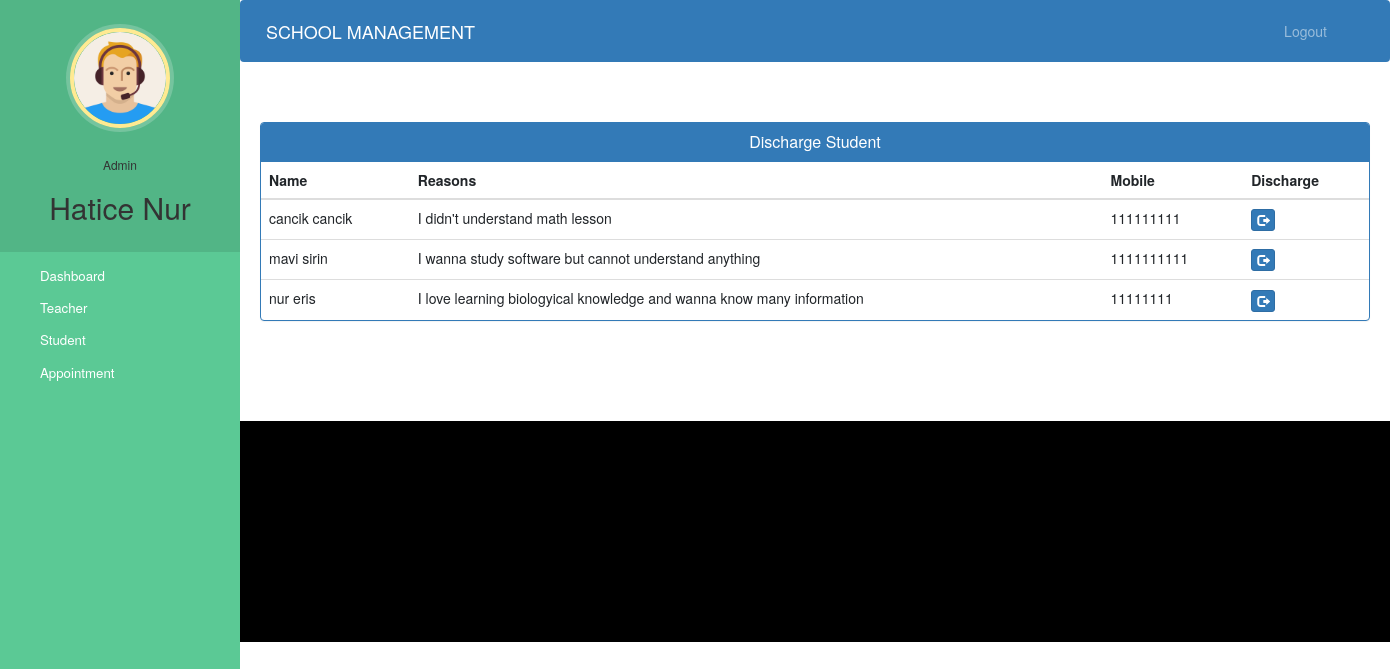
Screenshot of /admin-discharge-student (signed in) with the database file from the repository.
### school/models.py (models this page shows, shortened)
class Student(models.Model):
    user=models.OneToOneField(User,on_delete=models.CASCADE)
    profile_pic= models.ImageField(upload_to='profile_pic/StudentProfilePic/',null=True,blank=True)
    address = models.CharField(max_length=40)
    mobile = models.CharField(max_length=20,null=False)
    symptoms = models.CharField(max_length=100,null=False)
    assignedTeacherId = models.PositiveIntegerField(null=True)
    admitDate=models.DateField(auto_now=True)
    status=models.BooleanField(default=False)
    @property
    def get_name(self):
        return self.user.first_name+" "+self.user.last_name

### school/views.py (the view)
# urls.py: path('admin-discharge-student', views.admin_discharge_student_view,name='admin-discharge-student'),
@login_required(login_url='adminlogin')
@user_passes_test(is_admin)
def admin_discharge_student_view(request):
    students=models.Student.objects.all().filter(status=True)
    return render(request,'school/admin_discharge_student.html',{'students':students})

### school/views.py (called while the page is built)
def is_admin(user):
    return user.groups.filter(name='ADMIN').exists()

### templates/school/admin_discharge_student.html (shortened to what this page needs)
{% extends 'school/admin_base.html' %}
{% block content %}
<head>
  <link href="//netdna.bootstrapcdn.com/bootstrap/3.0.0/css/bootstrap.min.css" rel="stylesheet" id="bootstrap-css">
</head>
<div class="container">
  <div class="panel panel-primary">
    <div class="panel-heading">
      <h6 class="panel-title">Discharge Student</h6>
    </div>
    <table class="table table-hover" id="dev-table">
      <thead>
        <tr>
          <th>Name</th>
          <th>Reasons</th>
          <th>Mobile</th>
          <th>Discharge</th>
        </tr>
      </thead>
      {% for p in students %}
      <tr>
        <td> {{p.get_name}}</td>
        <td>{{p.symptoms}}</td>
        <td>{{p.mobile}}</td>
        <td><a class="btn btn-primary btn-xs" href="{% url 'discharge-student' p.id  %}"><span class="glyphicon glyphicon-log-out"></span></a></td>
      </tr>
      {% endfor %}
    </table>
  </div>
</div>
{% endblock content %}

### templates/school/admin_base.html (shortened to what this page needs)
<!DOCTYPE html>
{% load static %}
<html lang="en">
<head>
  <link rel="stylesheet" href="https://stackpath.bootstrapcdn.com/bootstrap/4.3.1/css/bootstrap.min.css">
  <link rel="stylesheet" href="https://maxcdn.bootstrapcdn.com/font-awesome/4.7.0/css/font-awesome.min.css">
  <link rel="stylesheet" href="{% static '/style.css' %}">
</head>
<body>
  <nav class="menu" tabindex="0">
    <header class="avatar">
      <img src="{% static "images/adminpropic.png" %}" />
      <br><br>
      <h6>Admin</h6>
      <h2>{{request.user.first_name}}</h2>
    </header>
    <ul>
      <li tabindex="0" class="icon-dashboard"> <a style="color:white; text-decoration:none;" href="/admin-dashboard"><span>Dashboard</span></a> </li>
      <li tabindex="0" class="icon-customers"> <a style="color:white; text-decoration:none;" href="/admin-teacher"><span>Teacher</span></a></li>
      <li tabindex="0" class="icon-users"> <a style="color:white; text-decoration:none;" href="/admin-student"><span>Student</span></a></li>
      <li tabindex="0" class="icon-calendar"> <a style="color:white; text-decoration:none;" href="/admin-appointment"><span>Appointment</span></a></li>
    </ul>
  </nav>
  <main>
    <div class="bs-example">
      <nav class="navbar navbar-expand-md  navbar-dark fixed-top" style="background:#337AB7;">
        <a href="/admin-dashboard" class="navbar-brand">SCHOOL MANAGEMENT</a>
        <div class="collapse navbar-collapse justify-content-between" id="navbarCollapse">
          <div class="navbar-nav" style=" margin-left: 90%;">
            <a href="/logout" class="nav-item nav-link">Logout</a>
          </div>
        </div>
      </nav>
    </div>
    <br><br>
    {% block content %}
    {% endblock content %}
    <br><br><br><br>
    <footer>
      <br>
      <div class="container">
        <div class="row">
          <div class="col-md-12 col-sm-12">
          </div>
        </div>
      </div>
    </footer>
  </main>
</body>
</html>

### static/style.css (style rules this page uses)
body { padding-left: 240px; }
main { position: relative; height: 100vh; }
.menu { background: #5bc995; height: 100vh; width: 240px; position: fixed; top: 0px; left: 0; z-index: 5; outline: none; }
.menu .avatar { background: rgba(0, 0, 0, 0.1); padding: 2em 0.5em; text-align: center; }
.menu .avatar img { width: 100px; border-radius: 50%; overflow: hidden; border: 4px solid #ffea92; box-shadow: 0 0 0 4px rgba(255, 255, 255, 0.2); }
.menu .avatar h2 { font-weight: normal; margin-bottom: 0; }
.menu ul { list-style: none; padding: 0.5em 0; margin: 0; }
.menu ul li { padding: 0.5em 1em 0.5em 3em; font-size: 0.95em; font-weight: regular; background-repeat: no-repeat; background-position: left 15px center; background-size: auto 20px; transition: all 0.15s linear; cursor: pointer; }
.menu ul li.icon-dashboard { background-image: url("http://www.entypo.com/images//gauge.svg"); }
.menu ul li.icon-customers { background-image: url("http://www.entypo.com/images//briefcase.svg"); }
.menu ul li.icon-users { background-image: url("http://www.entypo.com/images//users.svg"); }
.menu ul li.icon-calendar { background-image: url("http://www.entypo.com/images//calendar.svg"); }

### templates/school/admin_base.html (style rules this page uses)
a:link { text-decoration: none; }
a { color: white; }
footer { padding: 0px 0px 0px 0px; background-color: black; margin: 0px; }
body { padding-left: 240px; }
main { position: relative; height: 100vh; }
.menu { background: #5bc995; height: 100vh; width: 240px; position: fixed; top: 0px; left: 0; z-index: 5; outline: none; }
.menu .avatar { background: rgba(0, 0, 0, 0.1); padding: 2em 0.5em; text-align: center; }
.menu .avatar img { width: 100px; border-radius: 50%; overflow: hidden; border: 4px solid #ffea92; box-shadow: 0 0 0 4px rgba(255, 255, 255, 0.2); }
.menu .avatar h2 { font-weight: normal; margin-bottom: 0; }
.menu ul { list-style: none; padding: 0.5em 0; margin: 0; }
.menu ul li { padding: 0.5em 1em 0.5em 3em; font-size: 0.95em; font-weight: regular; background-repeat: no-repeat; background-position: left 15px center; background-size: auto 20px; transition: all 0.15s linear; cursor: pointer; }
.menu ul li.icon-dashboard { background-image: url("http://www.entypo.com/images//gauge.svg"); }
.menu ul li.icon-customers { background-image: url("http://www.entypo.com/images//briefcase.svg"); }
.menu ul li.icon-users { background-image: url("http://www.entypo.com/images//users.svg"); }
.menu ul li.icon-calendar { background-image: url("http://www.entypo.com/images//calendar.svg"); }

### templates/school/admin_discharge_student.html (style rules this page uses)
a:link { text-decoration: none; }
h6 { text-align: center; }
.row { margin: 100px; }

### rows the page displays
Student: get_name "cancik cancik", symptoms "I didn't understand math lesson", mobile "111111111"
Student: get_name "mavi sirin", symptoms "I wanna study software but cannot understand anything", mobile "1111111111"
Student: get_name "nur eris", symptoms "I love learning biologyical knowledge and wanna know many information", mobile "11111111"

### other values shown
{{ request.user.first_name }} "Hatice Nur"
